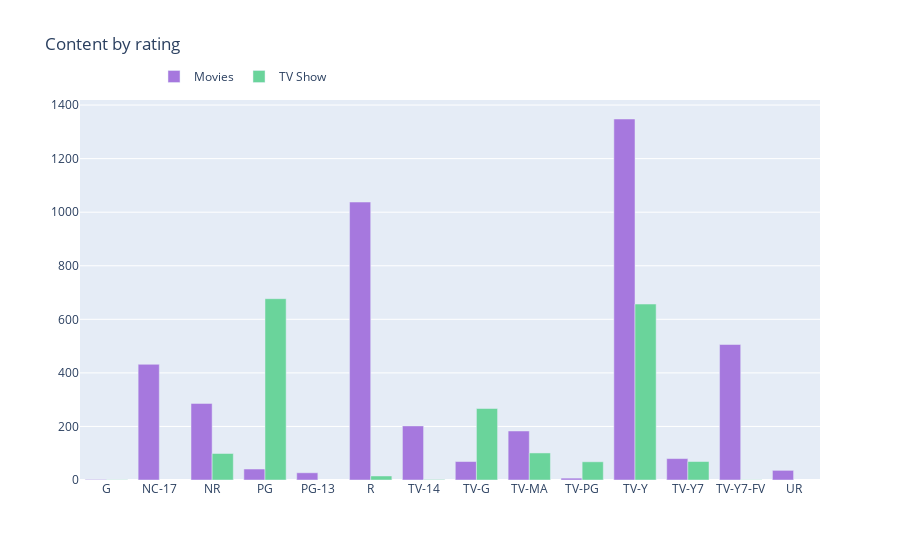

The notebook cell saved with this chart:
### Code cell
col = 'rating'

vc1 = movie_ratings[col].value_counts().reset_index()
vc1['rating'] = movie_ratings['type']
vc1 = vc1.rename(columns = {col : "count", "index" : col})
vc1['percent'] = vc1['count'].apply(lambda x : 100*x/sum(vc1['count']))
vc1 = vc1.sort_values(col)

vc2 = tv_ratings[col].value_counts().reset_index()
vc2['rating'] = tv_ratings['type']
vc2 = vc2.rename(columns = {col : "count", "index" : col})
vc2['percent'] = vc2['count'].apply(lambda x : 100*x/sum(vc2['count']))
vc2 = vc2.sort_values(col)

trace1 = go.Bar(x=vc1[col], y=vc1["count"], name="Movies", marker=dict(color="#a678de"))
trace2 = go.Bar(x=vc2[col], y=vc2["count"], name="TV Show", marker=dict(color="#6ad49b"))
data = [trace1, trace2]
layout = go.Layout(title="Content by rating", legend=dict(x=0.1, y=1.1, orientation="h"))
fig = go.Figure(data, layout=layout)
fig.show()

### Figure 1 — Plotly figure (JSON) as saved in the notebook; plotly's stock layout.template omitted (floating-point values rounded to 4 significant figures)
{"data": [{"marker": {"color": "#a678de"}, "name": "Movies", "type": "bar", "x": ["G", "NC-17", "NR", "PG", "PG-13", "R", "TV-14", "TV-G", "TV-MA", "TV-PG", "TV-Y", "TV-Y7", "TV-Y7-FV", "UR"], "y": [2, 432, 286, 41, 27, 1038, 202, 69, 183, 7, 1348, 80, 506, 36]}, {"marker": {"color": "#6ad49b"}, "name": "TV Show", "type": "bar", "x": ["G", "NR", "PG", "R", "TV-14", "TV-G", "TV-MA", "TV-PG", "TV-Y", "TV-Y7", "TV-Y7-FV"], "y": [1, 99, 677, 15, 2, 267, 101, 68, 657, 69, 1]}], "layout": {"legend": {"orientation": "h", "x": 0.1, "y": 1.1}, "title": {"text": "Content by rating"}}}
